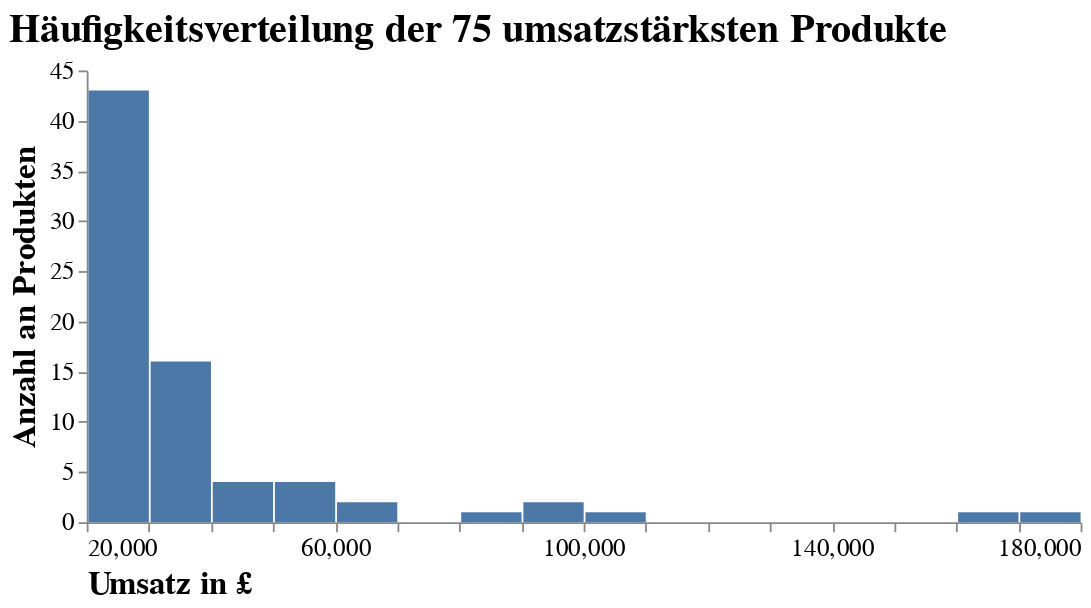

The notebook cell this image was saved under:
### Markdown cell above
##### Häufigkeitsverteilung der 75 umsatzstärksten Produkte

### Code cell
# Umsatz der 75 umsatzstärksten Produkte
df_plot = df_sales.groupby("StockCode").sum().sort_values(["TotalPrice"], ascending=False)[:75]
df_plot["StockCode"] = df_plot.index

# Visualisierung der Häufigkeitsverteilung der 75 umsatzstärksten Kunden nach dem Umsatz
alt.Chart(df_plot).mark_bar().encode(
    x=alt.X("TotalPrice:Q",
            bin=alt.BinParams(maxbins=20),
            axis=alt.Axis(title="Umsatz in £", 
                          labelAngle=0,
                          titleAnchor="start",
                          grid=False)),
    y=alt.Y("count()",
            axis=alt.Axis(title = "Anzahl an Produkten",
                          titleAnchor="middle",
                          grid=False))
).properties(
    title="Häufigkeitsverteilung der 75 umsatzstärksten Produkte",
    width=550,
    height=250
).configure_view(
    strokeWidth=0
).configure_title(
    fontSize=22,
    font='Futura std medium',
    color='black',
    anchor='start'
).configure_axis(
    labelFont='Futura std medium',
    titleFont='Futura std medium',
    labelFontSize=14,
    titleFontSize=18
)

### Figure 1 — Vega-Lite specification as saved in the notebook (floating-point values rounded to 4 significant figures)
{"config": {"view": {"continuousWidth": 400, "continuousHeight": 300, "strokeWidth": 0}, "axis": {"labelFont": "Futura std medium", "labelFontSize": 14, "titleFont": "Futura std medium", "titleFontSize": 18}, "title": {"anchor": "start", "color": "black", "font": "Futura std medium", "fontSize": 22}}, "data": {"name": "data-706a7795166191b7b5c9905fe7e44916"}, "mark": "bar", "encoding": {"x": {"type": "quantitative", "axis": {"grid": false, "labelAngle": 0, "title": "Umsatz in £", "titleAnchor": "start"}, "bin": {"maxbins": 20}, "field": "TotalPrice"}, "y": {"type": "quantitative", "aggregate": "count", "axis": {"grid": false, "title": "Anzahl an Produkten", "titleAnchor": "middle"}}}, "height": 250, "title": "Häufigkeitsverteilung der 75 umsatzstärksten Produkte", "width": 550, "$schema": "https://vega.github.io/schema/vega-lite/v4.8.1.json", "datasets": {"data-706a7795166191b7b5c9905fe7e44916": [{"Quantity": 13890, "UnitPrice": 28190.0, "TotalPrice": 174500.0, "StockCode": "22423"}, {"Quantity": 80995, "UnitPrice": 2.08, "TotalPrice": 168500.0, "StockCode": "23843"}, {"Quantity": 41664, "UnitPrice": 7060.0, "TotalPrice": 104500.0, "StockCode": "85123A"}, {"Quantity": 18299, "UnitPrice": 9885.0, "TotalPrice": 99500.0, "StockCode": "47566"}, {"Quantity": 48478, "UnitPrice": 5249.0, "TotalPrice": 94340.0, "StockCode": "85099B"}, {"Quantity": 78033, "UnitPrice": 367.1, "TotalPrice": 81700.0, "StockCode": "23166"}, {"Quantity": 31722, "UnitPrice": 2466.0, "TotalPrice": 66960.0, "StockCode": "23084"}, {"Quantity": 19355, "UnitPrice": 4028.0, "TotalPrice": 64950.0, "StockCode": "22086"}, {"Quantity": 36461, "UnitPrice": 2564.0, "TotalPrice": 59090.0, "StockCode": "84879"}, {"Quantity": 10423, "UnitPrice": 4549.0, "TotalPrice": 54120.0, "StockCode": "79321"}, {"Quantity": 2048, "UnitPrice": 4819.0, "TotalPrice": 51430.0, "StockCode": "22502"}, {"Quantity": 56921, "UnitPrice": 1487.0, "TotalPrice": 51350.0, "StockCode": "22197"}, {"Quantity": 8644, "UnitPrice": 6428.0, "TotalPrice": 43180.0, "StockCode": "23298"}, {"Quantity": 21465, "UnitPrice": 3214.0, "TotalPrice": 42440.0, "StockCode": "22386"}, {"Quantity": 20603, "UnitPrice": 2841.0, "TotalPrice": 42070.0, "StockCode": "23203"}, {"Quantity": 11656, "UnitPrice": 1596.0, "TotalPrice": 40650.0, "StockCode": "21137"}, {"Quantity": 5504, "UnitPrice": 6449.0, "TotalPrice": 38170.0, "StockCode": "23284"}, {"Quantity": 7507, "UnitPrice": 8155.0, "TotalPrice": 38160.0, "StockCode": "22720"}, {"Quantity": 8717, "UnitPrice": 5787.0, "TotalPrice": 37130.0, "StockCode": "22960"}, {"Quantity": 19553, "UnitPrice": 3393.0, "TotalPrice": 36040.0, "StockCode": "20725"}, {"Quantity": 6020, "UnitPrice": 5798.0, "TotalPrice": 36030.0, "StockCode": "82484"}, {"Quantity": 24304, "UnitPrice": 1720.0, "TotalPrice": 33190.0, "StockCode": "22178"}, {"Quantity": 5892, "UnitPrice": 3262.0, "TotalPrice": 33000.0, "StockCode": "22114"}, {"Quantity": 10604, "UnitPrice": 2819.0, "TotalPrice": 32870.0, "StockCode": "22910"}, {"Quantity": 6026, "UnitPrice": 5337.0, "TotalPrice": 32870.0, "StockCode": "22112"}, {"Quantity": 17377, "UnitPrice": 1960.0, "TotalPrice": 32570.0, "StockCode": "85099F"}, {"Quantity": 17979, "UnitPrice": 2400.0, "TotalPrice": 32110.0, "StockCode": "22469"}, {"Quantity": 6357, "UnitPrice": 5184.0, "TotalPrice": 31180.0, "StockCode": "23245"}, {"Quantity": 13654, "UnitPrice": 3286.0, "TotalPrice": 30770.0, "StockCode": "21931"}, {"Quantity": 7815, "UnitPrice": 4714.0, "TotalPrice": 30700.0, "StockCode": "22727"}, {"Quantity": 14920, "UnitPrice": 2538.0, "TotalPrice": 30480.0, "StockCode": "23199"}, {"Quantity": 9904, "UnitPrice": 3098.0, "TotalPrice": 30140.0, "StockCode": "22470"}, {"Quantity": 18153, "UnitPrice": 1090.0, "TotalPrice": 29280.0, "StockCode": "22355"}, {"Quantity": 9878, "UnitPrice": 3958.0, "TotalPrice": 29100.0, "StockCode": "22699"}, {"Quantity": 5841, "UnitPrice": 4241.0, "TotalPrice": 28840.0, "StockCode": "23355"}, {"Quantity": 12602, "UnitPrice": 3194.0, "TotalPrice": 28630.0, "StockCode": "22411"}, {"Quantity": 9172, "UnitPrice": 4529.0, "TotalPrice": 28150.0, "StockCode": "22457"}, {"Quantity": 13922, "UnitPrice": 2463.0, "TotalPrice": 28090.0, "StockCode": "85099C"}, {"Quantity": 4093, "UnitPrice": 6257.0, "TotalPrice": 28080.0, "StockCode": "20685"}, {"Quantity": 13379, "UnitPrice": 2190.0, "TotalPrice": 27890.0, "StockCode": "23201"}, {"Quantity": 6431, "UnitPrice": 4533.0, "TotalPrice": 27200.0, "StockCode": "22726"}, {"Quantity": 12225, "UnitPrice": 2263.0, "TotalPrice": 27070.0, "StockCode": "21175"}, {"Quantity": 9476, "UnitPrice": 1603.0, "TotalPrice": 26460.0, "StockCode": "84347"}, {"Quantity": 22133, "UnitPrice": 950.3, "TotalPrice": 26330.0, "StockCode": "21915"}, {"Quantity": 8297, "UnitPrice": 4166.0, "TotalPrice": 26240.0, "StockCode": "22666"}, {"Quantity": 19246, "UnitPrice": 1405.0, "TotalPrice": 25890.0, "StockCode": "84946"}, {"Quantity": 14260, "UnitPrice": 2006.0, "TotalPrice": 25740.0, "StockCode": "22629"}, {"Quantity": 16412, "UnitPrice": 2225.0, "TotalPrice": 25660.0, "StockCode": "22961"}, {"Quantity": 3762, "UnitPrice": 5510.0, "TotalPrice": 25610.0, "StockCode": "48138"}, {"Quantity": 12723, "UnitPrice": 2096.0, "TotalPrice": 25290.0, "StockCode": "21181"}, {"Quantity": 2770, "UnitPrice": 4721.0, "TotalPrice": 24920.0, "StockCode": "23173"}, {"Quantity": 2889, "UnitPrice": 4598.0, "TotalPrice": 24540.0, "StockCode": "21621"}, {"Quantity": 4666, "UnitPrice": 4583.0, "TotalPrice": 24510.0, "StockCode": "22111"}, {"Quantity": 5979, "UnitPrice": 4004.0, "TotalPrice": 24480.0, "StockCode": "22722"}, {"Quantity": 8560, "UnitPrice": 2581.0, "TotalPrice": 24440.0, "StockCode": "22326"}, {"Quantity": 3830, "UnitPrice": 5128.0, "TotalPrice": 24290.0, "StockCode": "48187"}, {"Quantity": 4948, "UnitPrice": 5066.0, "TotalPrice": 24240.0, "StockCode": "22138"}, {"Quantity": 14009, "UnitPrice": 2055.0, "TotalPrice": 23930.0, "StockCode": "21731"}, {"Quantity": 3617, "UnitPrice": 3720.0, "TotalPrice": 23890.0, "StockCode": "48185"}, {"Quantity": 10306, "UnitPrice": 1766.0, "TotalPrice": 23820.0, "StockCode": "23344"}, {"Quantity": 4805, "UnitPrice": 2778.0, "TotalPrice": 23510.0, "StockCode": "23243"}, {"Quantity": 8291, "UnitPrice": 2362.0, "TotalPrice": 23460.0, "StockCode": "22189"}, {"Quantity": 7882, "UnitPrice": 2401.0, "TotalPrice": 23230.0, "StockCode": "21733"}, {"Quantity": 11007, "UnitPrice": 2338.0, "TotalPrice": 23180.0, "StockCode": "21929"}, {"Quantity": 9006, "UnitPrice": 3446.0, "TotalPrice": 23110.0, "StockCode": "82482"}, {"Quantity": 13324, "UnitPrice": 1849.0, "TotalPrice": 23030.0, "StockCode": "20713"}, {"Quantity": 3272, "UnitPrice": 2323.0, "TotalPrice": 23010.0, "StockCode": "21623"}, {"Quantity": 4606, "UnitPrice": 5564.0, "TotalPrice": 22910.0, "StockCode": "22139"}, {"Quantity": 7304, "UnitPrice": 3976.0, "TotalPrice": 22830.0, "StockCode": "22697"}, {"Quantity": 7588, "UnitPrice": 3037.0, "TotalPrice": 22790.0, "StockCode": "22090"}, {"Quantity": 1793, "UnitPrice": 7561.0, "TotalPrice": 22710.0, "StockCode": "85066"}, {"Quantity": 12553, "UnitPrice": 2865.0, "TotalPrice": 22540.0, "StockCode": "22383"}, {"Quantity": 12240, "UnitPrice": 2787.0, "TotalPrice": 22420.0, "StockCode": "20727"}, {"Quantity": 3954, "UnitPrice": 3194.0, "TotalPrice": 22180.0, "StockCode": "15056N"}, {"Quantity": 4778, "UnitPrice": 2267.0, "TotalPrice": 22140.0, "StockCode": "84029E"}]}}
